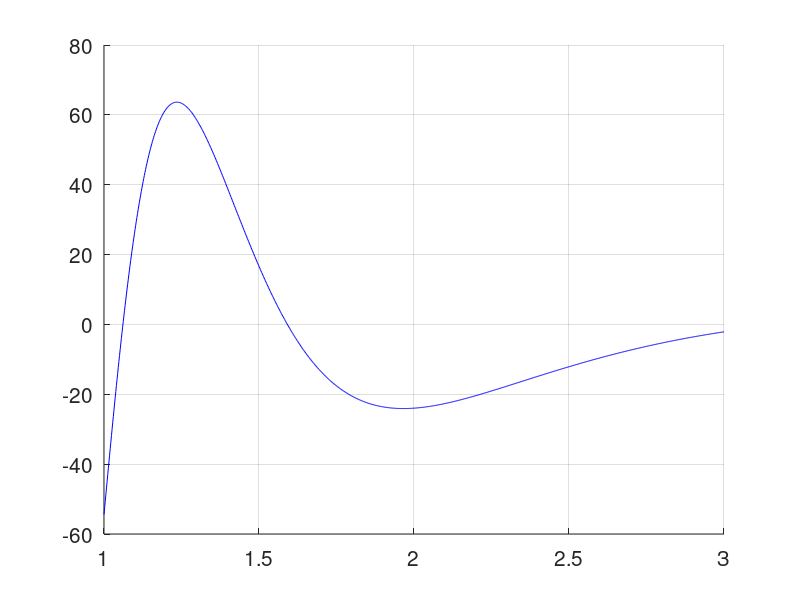

The MATLAB script that drew this image: (Note: this script raises an error after producing the figure.)
clc;clf,hold on; grid on; set(gca,'FontSize',15);

a=1; b=3;
f=@(x) (100./(x.^2)).*sin(10./x);

x=linspace(a,b,1000);
plot(x,f(x),'b');

aprox_adaptive=aquad(f,a,b,0.0001);
aprox_repsim_50=repsim(f,a,b,50);
aprox_repsim_100=repsim(f,a,b,100);
aprox_quad=quad(f,a,b);

printf("aprox_adaptive= %.10f\n",aprox_adaptive)
printf("aprox_repsim_50= %.10f\n",aprox_repsim_50)
printf("aprox_repsim_100= %.10f\n",aprox_repsim_100)
printf("aprox_quad= %.10f\n",aprox_quad)

